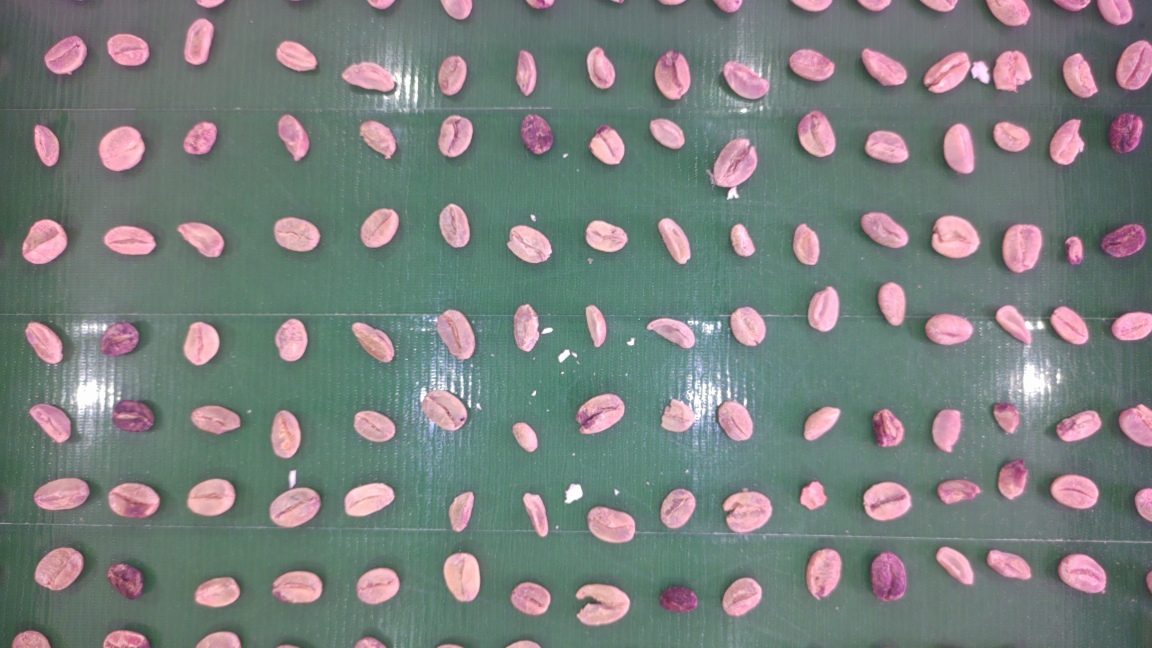
#> input picture temp_captures/capture_20260305_160513.jpg, 2304 x 1296 px, found by its file name (shown at 1/2 size); its folder holds only this picture in this run
$ python crop_beans_optimized.py
#> lines starting #> are read from the running program, lines starting #| are printed output that depends on the picture; after the words box and inside, x2 and y2 are one past the last pixel; in counts of white or black regions, pixels touching at a corner belong together
#!/usr/bin/env python3
"""
Optimized Coffee Bean Cropping for 100 beans per image
Combines best techniques for high accuracy
"""

import cv2
import numpy as np
import os
import sys

def crop_beans_optimized(image_path, output_dir="cropped_beans_optimized"):
    """
    Optimized detection for 100 beans in 4608x2592 images
    """
#> called with output_dir = 'cropped_beans_optimized'
    print("="*70)
    print("Optimized Coffee Bean Cropping - 100 Beans Target")
    print("="*70)

    # Read image
    print(f"\n1. Reading image: {image_path}")
    img = cv2.imread(image_path)
#> img is the input picture: shape (1296, 2304, 3); mean B, G, R 124.4, 127, 119.5

    if img is None:
        print("✗ Failed to read image")
        return 0

    print(f"✓ Image loaded: {img.shape[1]}x{img.shape[0]} pixels")
#| ✓ Image loaded: 2304x1296 pixels

    # Create output directory
    os.makedirs(output_dir, exist_ok=True)

    # Convert to grayscale
    print("\n2. Converting to grayscale...")
    gray = cv2.cvtColor(img, cv2.COLOR_BGR2GRAY)
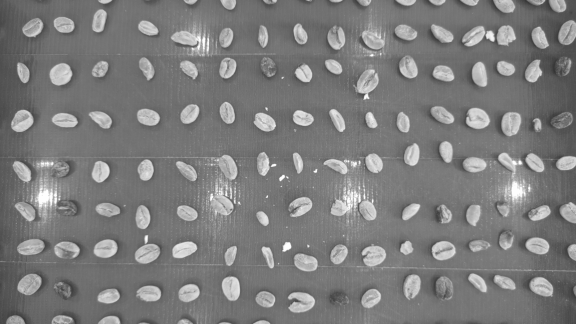
#> gray: shape (1296, 2304) (shown at 1/4 size); min 49, max 255, mean 124.4

    # Apply bilateral filter to preserve edges
    print("3. Applying bilateral filter...")
    filtered = cv2.bilateralFilter(gray, 9, 75, 75)

    # Try multiple threshold methods and combine results
    print("4. Applying multiple thresholding methods...")

    # Method 1: Otsu's thresholding
    blurred1 = cv2.GaussianBlur(filtered, (5, 5), 0)
    _, thresh1 = cv2.threshold(blurred1, 0, 255, cv2.THRESH_BINARY_INV + cv2.THRESH_OTSU)
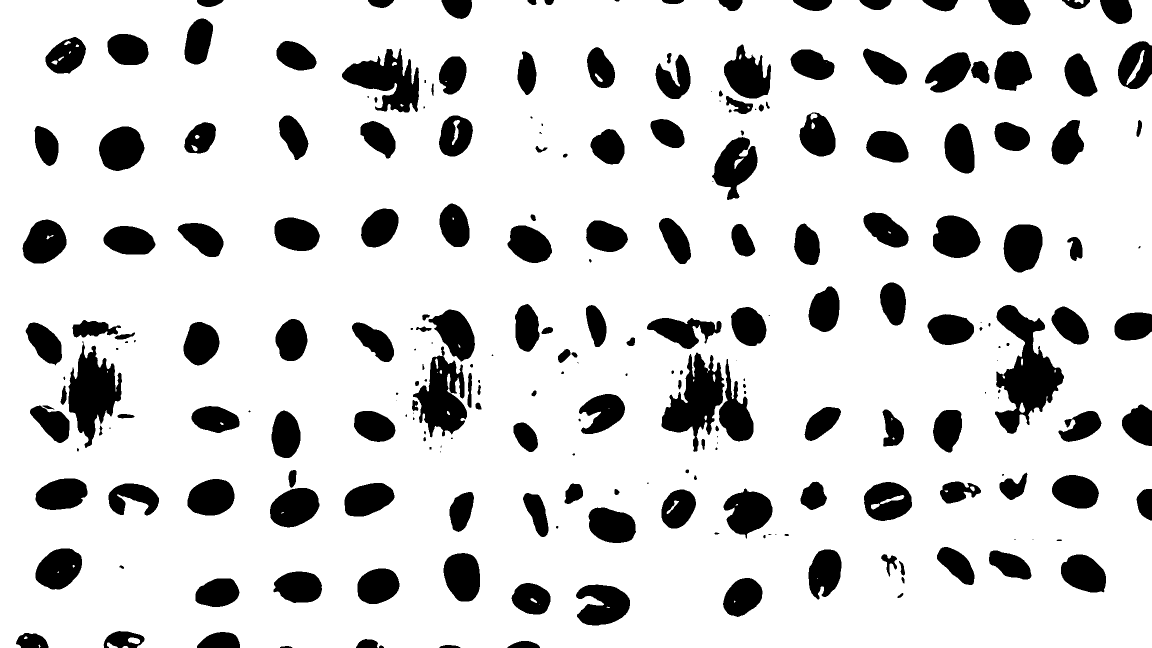
#> thresh1: shape (1296, 2304) (shown at 1/2 size); 83.7% white; 243 black regions (50 under 20 px), largest, box (x1, y1, x2, y2) and area: (1990, 610, 2128, 868) 16265, (137, 682, 244, 896) 11949, (1323, 705, 1449, 904) 11807

    # Method 2: Adaptive thresholding
    thresh2 = cv2.adaptiveThreshold(filtered, 255,
                                    cv2.ADAPTIVE_THRESH_GAUSSIAN_C,
                                    cv2.THRESH_BINARY_INV, 21, 5)
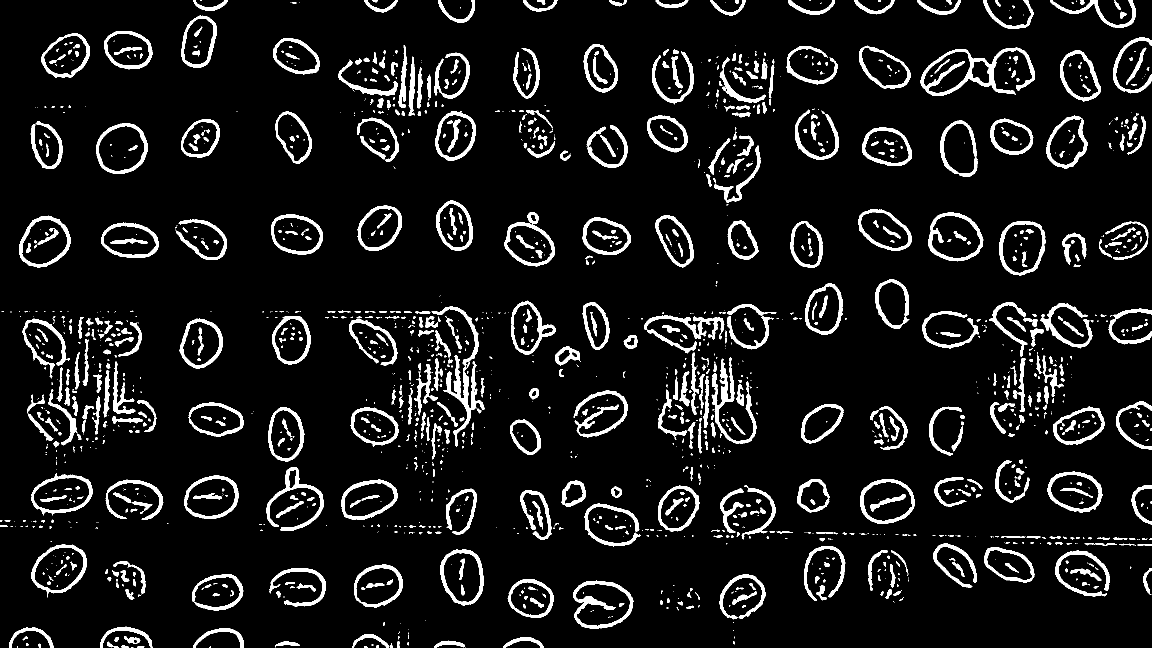
#> thresh2: shape (1296, 2304) (shown at 1/2 size); 8.4% white; 1767 white regions (973 under 20 px), largest, box (x1, y1, x2, y2) and area: (1841, 95, 2070, 192) 4737, (1423, 714, 1514, 888) 3181, (887, 711, 969, 893) 3163

    # Combine both methods (take intersection for more reliable detection)
    thresh_combined = cv2.bitwise_and(thresh1, thresh2)
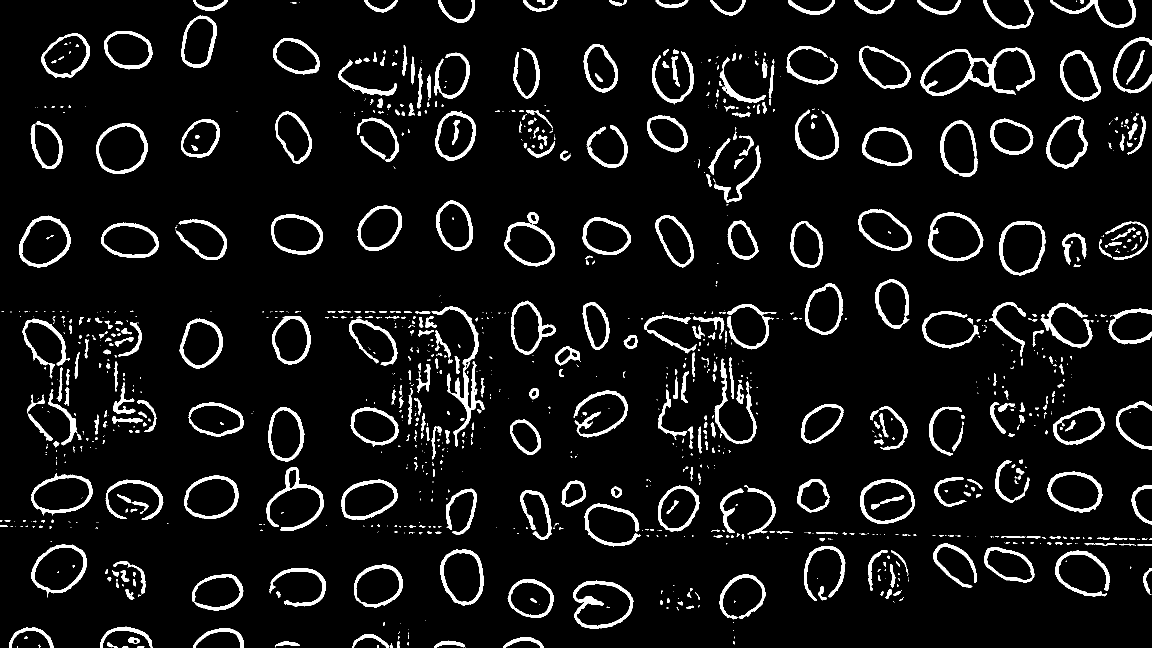
#> thresh_combined: shape (1296, 2304) (shown at 1/2 size); 7.1% white; 1169 white regions (674 under 20 px), largest, box (x1, y1, x2, y2) and area: (1841, 95, 2070, 192) 4224, (1146, 1161, 1267, 1258) 2583, (894, 723, 969, 893) 2467

    # Morphological operations
    print("5. Applying morphological operations...")
    kernel = cv2.getStructuringElement(cv2.MORPH_ELLIPSE, (5, 5))

    # Opening to remove noise
    opening = cv2.morphologyEx(thresh_combined, cv2.MORPH_OPEN, kernel, iterations=2)
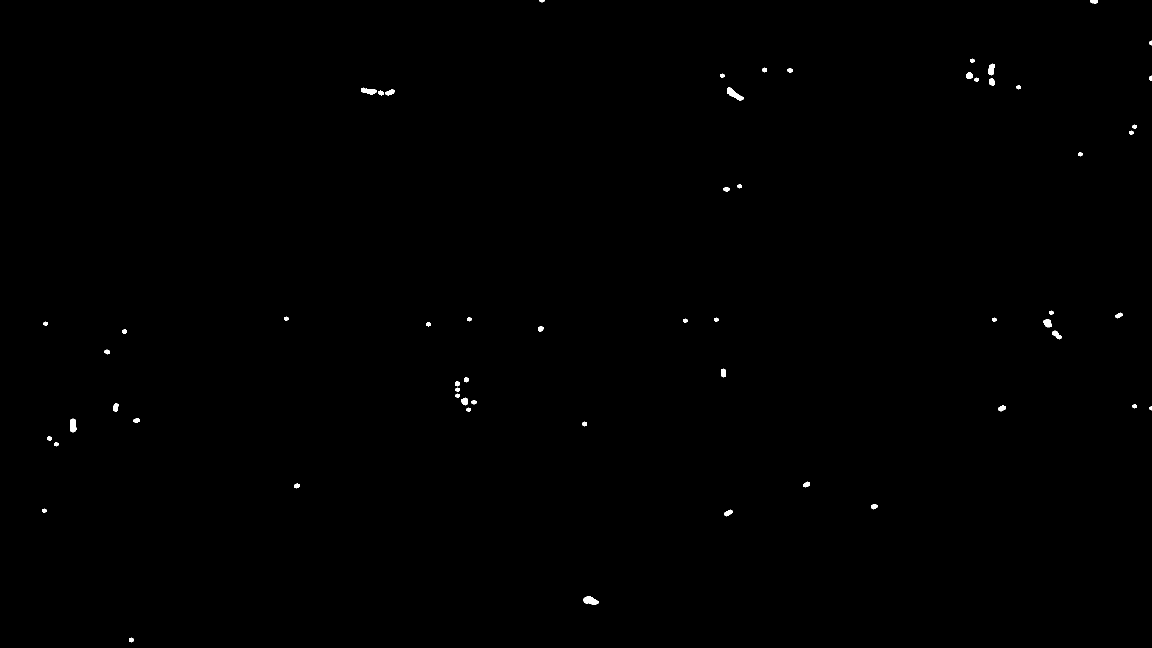
#> opening: shape (1296, 2304) (shown at 1/2 size); 0.2% white; 60 white regions, largest, box (x1, y1, x2, y2) and area: (1454, 174, 1487, 201) 383, (1167, 1193, 1197, 1209) 345, (722, 175, 753, 189) 276

    # Closing to fill small holes
    closing = cv2.morphologyEx(opening, cv2.MORPH_CLOSE, kernel, iterations=2)
#> closing: shape (1296, 2304); 0.2% white; 52 white regions

    # Find contours
    print("6. Finding contours...")
    contours, _ = cv2.findContours(closing, cv2.RETR_EXTERNAL, cv2.CHAIN_APPROX_SIMPLE)
#> contours = 52 contours; largest, box (x1, y1, x2, y2) and area: (722, 175, 789, 191) 461, (910, 762, 953, 812) 374, (1454, 174, 1487, 201) 344, (1167, 1193, 1197, 1209) 309, (141, 837, 153, 865) 241
    print(f"✓ Found {len(contours)} contours")
#| ✓ Found 52 contours

    # Calculate adaptive area thresholds based on image size
    img_area = img.shape[0] * img.shape[1]

    # For 100 beans in 4608x2592 image:
    # Average bean area ≈ (4608*2592) / 100 / 50 = ~2,388 pixels
    # But beans don't fill entire image, so adjust

    # Empirical values for 4608x2592 with 100 beans
    min_area = 800      # Minimum bean size
    max_area = 20000    # Maximum bean size

    print(f"7. Filtering contours (area: {min_area}-{max_area} pixels)...")

    valid_beans = []

    for contour in contours:
        area = cv2.contourArea(contour)

        if min_area < area < max_area:
            # Calculate shape features
            perimeter = cv2.arcLength(contour, True)

            if perimeter > 0:
                # Circularity (1.0 = perfect circle)
                circularity = 4 * np.pi * area / (perimeter * perimeter)

                # Aspect ratio
                x, y, w, h = cv2.boundingRect(contour)
                aspect_ratio = float(w) / h if h > 0 else 0

                # Extent (ratio of contour area to bounding box area)
                rect_area = w * h
                extent = float(area) / rect_area if rect_area > 0 else 0

                # Solidity (ratio of contour area to convex hull area)
                hull = cv2.convexHull(contour)
                hull_area = cv2.contourArea(hull)
                solidity = float(area) / hull_area if hull_area > 0 else 0

                # Coffee beans characteristics:
                # - Circularity: 0.3-1.0 (oval to circular)
                # - Aspect ratio: 0.4-2.5 (can be elongated)
                # - Extent: 0.5-1.0 (fills bounding box)
                # - Solidity: 0.8-1.0 (mostly convex)

                if (circularity > 0.3 and
                    0.4 < aspect_ratio < 2.5 and
                    extent > 0.5 and
                    solidity > 0.75):
                    valid_beans.append({
                        'contour': contour,
                        'area': area,
                        'circularity': circularity,
                        'aspect_ratio': aspect_ratio,
                        'extent': extent,
                        'solidity': solidity,
                        'bbox': (x, y, w, h)
                    })
#> this loop made 52 passes
#> area on passes 1 to 8: 52, 309, 115.5, 44, 85, 70, 92.5, 44
#> after the loop, valid_beans = []

    print(f"✓ {len(valid_beans)} valid beans detected")
#| ✓ 0 valid beans detected

    # Sort by position (top to bottom, left to right)
    valid_beans.sort(key=lambda x: (x['bbox'][1], x['bbox'][0]))

    # Create visualization
    result_img = img.copy()

    # Extract and save each bean
    print("\n8. Cropping and saving beans...")
    saved_count = 0

    for i, bean in enumerate(valid_beans):
        contour = bean['contour']
        x, y, w, h = bean['bbox']

        # Add padding
        padding = 20
        x_pad = max(0, x - padding)
        y_pad = max(0, y - padding)
        w_pad = min(img.shape[1] - x_pad, w + 2 * padding)
        h_pad = min(img.shape[0] - y_pad, h + 2 * padding)

        # Crop bean
        bean_img = img[y_pad:y_pad+h_pad, x_pad:x_pad+w_pad]

        # Save cropped bean
        filename = f"bean_{i+1:04d}.jpg"
        filepath = os.path.join(output_dir, filename)
        cv2.imwrite(filepath, bean_img, [cv2.IMWRITE_JPEG_QUALITY, 95])
        saved_count += 1

        # Draw on visualization
        cv2.drawContours(result_img, [contour], -1, (0, 255, 0), 3)
        cv2.rectangle(result_img, (x, y), (x+w, y+h), (255, 0, 0), 2)

        # Add label with bean number
        label = f"{i+1}"
        cv2.putText(result_img, label, (x+5, y+25),
                   cv2.FONT_HERSHEY_SIMPLEX, 0.8, (0, 255, 255), 2)

        if (i + 1) % 10 == 0:
            print(f"  Processed {i+1} beans...")
#> this loop made 0 passes
#> after the loop, saved_count = 0

    # Save visualization
    viz_path = os.path.join(output_dir, "detection_visualization.jpg")
    cv2.imwrite(viz_path, result_img, [cv2.IMWRITE_JPEG_QUALITY, 90])
    print(f"\n✓ Visualization saved: {viz_path}")
#| ✓ Visualization saved: cropped_beans_optimized/detection_visualization.jpg

    # Save processing steps for debugging
    cv2.imwrite(os.path.join(output_dir, "step1_gray.jpg"), gray)
    cv2.imwrite(os.path.join(output_dir, "step2_filtered.jpg"), filtered)
    cv2.imwrite(os.path.join(output_dir, "step3_thresh1_otsu.jpg"), thresh1)
    cv2.imwrite(os.path.join(output_dir, "step4_thresh2_adaptive.jpg"), thresh2)
    cv2.imwrite(os.path.join(output_dir, "step5_combined.jpg"), thresh_combined)
    cv2.imwrite(os.path.join(output_dir, "step6_opening.jpg"), opening)
    cv2.imwrite(os.path.join(output_dir, "step7_closing.jpg"), closing)
    print(f"✓ Processing steps saved to: {output_dir}/")
#| ✓ Processing steps saved to: cropped_beans_optimized/

    # Statistics
    print("\n" + "="*70)
    print("DETECTION RESULTS")
    print("="*70)
    print(f"Image size: {img.shape[1]}x{img.shape[0]} pixels")
#| Image size: 2304x1296 pixels
    print(f"Area thresholds: {min_area}-{max_area} pixels")
    print(f"Total contours found: {len(contours)}")
#| Total contours found: 52
    print(f"Valid beans detected: {len(valid_beans)}")
#| Valid beans detected: 0
    print(f"Beans cropped and saved: {saved_count}")
#| Beans cropped and saved: 0
    print(f"Output directory: {output_dir}/")
#| Output directory: cropped_beans_optimized/
    print("="*70)

    # Calculate detection rate for 100 beans
    target = 100
    detection_rate = (saved_count / target) * 100
#> detection_rate = 0
    print(f"\nDetection rate: {detection_rate:.1f}% ({saved_count}/{target} beans)")
#| Detection rate: 0.0% (0/100 beans)

    # Provide feedback
    if 95 <= saved_count <= 105:
        print("\n✅ EXCELLENT! Detection is spot-on (95-105%)")
        print("Perfect for dataset collection!")
    elif 90 <= saved_count <= 110:
        print("\n✓ VERY GOOD! Detection is accurate (90-110%)")
        print("Ready for dataset collection!")
    elif 85 <= saved_count <= 115:
        print("\n✓ GOOD! Detection is acceptable (85-115%)")
        print("Can proceed with dataset collection")
    elif saved_count < 85:
        print(f"\n⚠ LOW detection rate ({saved_count}/100 beans)")
#| ⚠ LOW detection rate (0/100 beans)
        print("\nLikely issues:")
        if saved_count < 50:
            print("  1. Image may contain fewer than 100 beans")
            print("  2. Background contrast is too low")
            print("  3. Lighting is very uneven")
        else:
            print("  1. Some beans may be touching (detected as one)")
            print("  2. Background contrast could be improved")
            print("  3. Lighting may have shadows")
        print("\nRecommendations:")
        print("  ✓ Check visualization to see which beans were missed")
        print("  ✓ Use WHITE poster board background")
        print("  ✓ Improve lighting (even, no shadows)")
        print("  ✓ Space beans 5-10mm apart")
        print("  ✓ Count beans manually to verify 100 beans present")
    else:
        print(f"\n⚠ HIGH detection rate ({saved_count}/100 beans)")
        print("\nLikely issues:")
        print("  1. False positives (dust, stains, shadows)")
        print("  2. Some beans split into multiple detections")
        print("\nRecommendations:")
        print("  ✓ Clean background thoroughly")
        print("  ✓ Reduce shadows")
        print("  ✓ Check visualization for false detections")

    # Show quality metrics
    if valid_beans:
        avg_area = np.mean([b['area'] for b in valid_beans])
        avg_circ = np.mean([b['circularity'] for b in valid_beans])
        avg_solid = np.mean([b['solidity'] for b in valid_beans])

        print(f"\nQuality Metrics:")
        print(f"  Average bean area: {avg_area:.0f} pixels")
        print(f"  Average circularity: {avg_circ:.2f}")
        print(f"  Average solidity: {avg_solid:.2f}")

    return saved_count


if __name__ == "__main__":
    # Check if image path provided
    if len(sys.argv) > 1:
        image_path = sys.argv[1]
    else:
        # Look for most recent capture
        temp_dir = "temp_captures"
        if os.path.exists(temp_dir):
            files = [f for f in os.listdir(temp_dir) if f.endswith('.jpg')]
            if files:
                files.sort(reverse=True)
                image_path = os.path.join(temp_dir, files[0])
                print(f"Using most recent capture: {image_path}")
            else:
                print("No images found in temp_captures/")
                print("\nUsage: python crop_beans_optimized.py <image_path>")
                sys.exit(1)
        else:
            print("Usage: python crop_beans_optimized.py <image_path>")
            sys.exit(1)

    # Check if file exists
    if not os.path.exists(image_path):
        print(f"✗ Error: Image not found: {image_path}")
        sys.exit(1)

    # Process image
    output_dir = "cropped_beans_optimized"
    bean_count = crop_beans_optimized(image_path, output_dir)
#> bean_count = 0

    print(f"\n{'='*70}")
    print(f"✓ COMPLETE! {bean_count} beans cropped and saved")
#| ✓ COMPLETE! 0 beans cropped and saved
    print(f"{'='*70}")
    print(f"\nNext steps:")
    print(f"  1. Open {output_dir}/detection_visualization.jpg to review")
    print(f"  2. Check individual crops in {output_dir}/")
    print(f"  3. If detection is good (90-110%), proceed with dataset collection")
    print(f"  4. If detection is off, adjust physical setup and retry")
